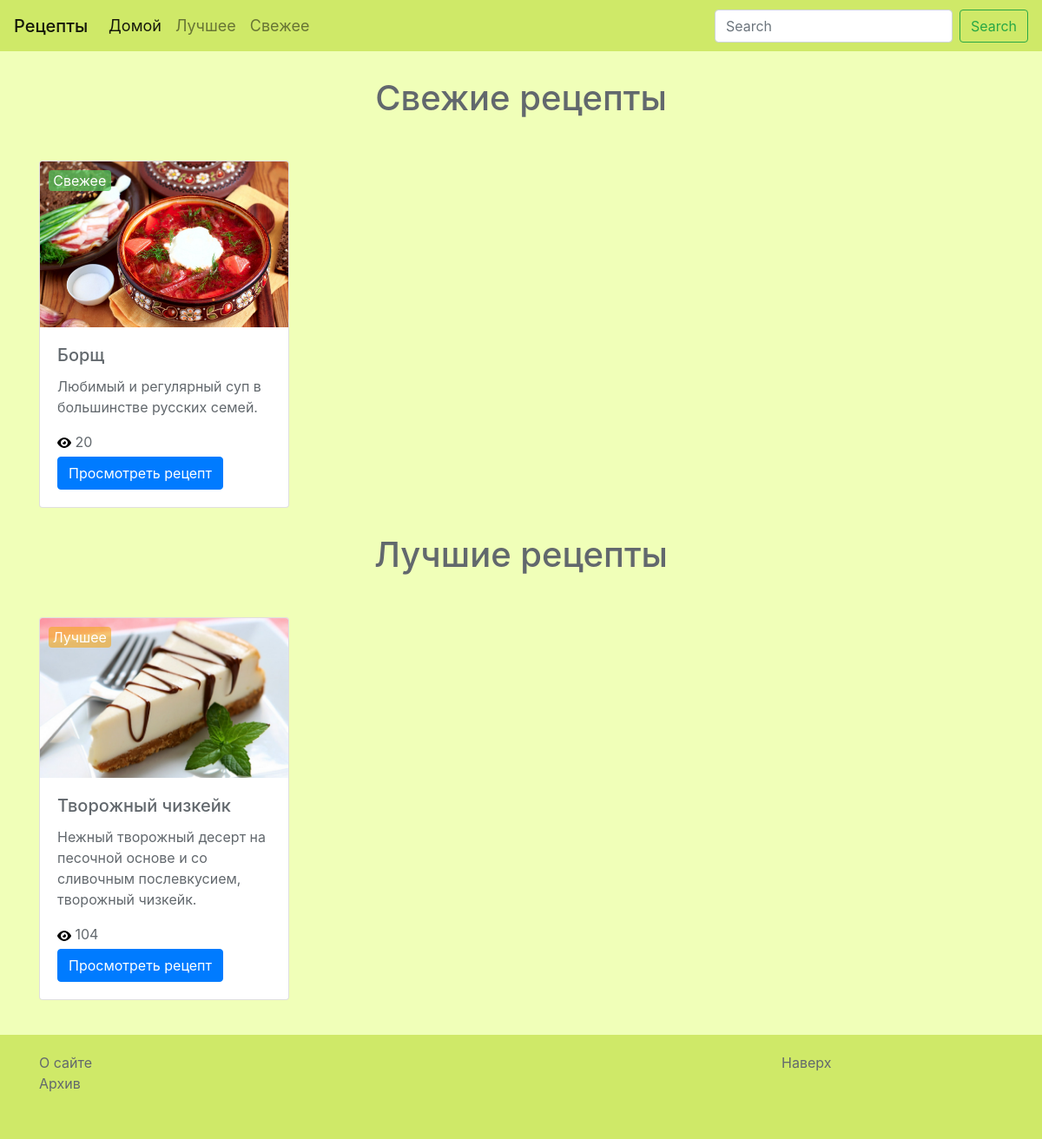
The app's page /recipes/ with its own data.
### recipes/models.py (models this page shows, shortened)
class Recipe(models.Model):
    TAG_CHOICES = (('Горячее блюдо', 'Горячее блюдо'), ('Холодное блюдо', 'Холодное блюдо'), ('Салат', 'Салат'), ('Суп', 'Суп'), ('Выпечка', 'Выпечка'))
    STATUS_CHOICES = (('Свежее', 'Свежее'), ('Популярное', 'Популярное'), ('Лучшее', 'Лучшее'), ('Архив', 'Архив'))
    name = models.CharField(max_length=64, default=None)
    description = models.TextField(default=None, max_length=100, blank=True, null=True)
    ingredients = models.TextField(default=None)
    full_recipe = models.TextField(default=None)
    views_counter = models.IntegerField(default=None, blank=True, null=True)
    tag = models.CharField(max_length=64, choices=TAG_CHOICES, default=None)
    status = models.CharField(max_length=64, choices=STATUS_CHOICES, default=None, blank=True, null=True)
    image = models.ImageField(upload_to='recipes/images/', blank=True)
    created = models.DateTimeField(auto_now_add=True, auto_now=False)
    updated = models.DateTimeField(auto_now_add=False, auto_now=True)
    class Meta:
        verbose_name='Рецепт'
        verbose_name_plural='Рецепты'

### landing/views.py (the view)
# urls.py: url(r'^recipes/$', views.home, name = 'home'),
def home(request):
	recipes = Recipe.objects.all()
	for recipe in recipes:
		recipe.status = 'Архив'
		recipe.save(update_fields=['status'])
	k = 0
	recipes = Recipe.objects.order_by('created')
	for i in range(1):
		recipe_new = recipes[0+k]
		recipe_new.status = 'Свежее'
		recipe_new.save(update_fields=['status'])
		k += 1
	recipes = Recipe.objects.order_by('-views_counter')
	k = 0
	for i in range(1):
		recipe_best = recipes[0+k]
		if recipe_best.status != 'Свежее':
			recipe_best.status = 'Лучшее'
			recipe_best.save(update_fields=['status'])
			k += 1
	recipes_new = Recipe.objects.filter(status='Свежее')
	recipes_best = Recipe.objects.filter(status='Лучшее')
	return render(request, 'landing/home.html', locals())

### templates/landing/home.html
{% extends 'base.html' %}
{% load staticfiles %}
{% block content %}
    <div class='section section1'>
        <div class='container'>
            <div class='col-lg-12 header'>
                <h1 class='text-center'>
                    Свежие рецепты
                </h1>
            </div>
            <div class='row justify-content-center'>
                {% for recipe in recipes_new %}
                    <div class='col'>
                        <div class="card" style="width: 18rem;">
                            <img class="card-img-top" src="{{ recipe.image.url }}">
                            <div class="card-body">
                                <h5 class="card-title">{{ recipe.name }}</h5>
                                <p class="card-text">{{ recipe.description }}</p>
                                {% if recipe.status %}
                                    <span class='recipe-status new'>{{ recipe.status }}</span>
                                {% endif %}
                                <img src='{% static "img/view.svg" %}'>
                                <span class='recipe-views'> {{ recipe.views_counter }} </span><br>
                                <a href="{% url 'recipe' recipe.id %}" class="btn btn-primary">Просмотреть рецепт</a>
                            </div>
                        </div>
                    </div>
                {% endfor %}
            </div>
        </div>
    </div>
    <div class='section section2'>
        <div class='container'>
            <div class='col-lg-12 header'>
                <h1 class='text-center'>
                    Лучшие рецепты
                </h1>
            </div>
            <div class='row justify-content-center'>
                {% for recipe in recipes_best %}
                    <div class='col'>
                        <div class="card" style="width: 18rem;">
                            <img class="card-img-top" src="{{ recipe.image.url }}">
                            <div class="card-body">
                                <h5 class="card-title">{{ recipe.name }}</h5>
                                <p class="card-text">{{ recipe.description }}</p>
                                {% if recipe.status %}
                                    <span class='recipe-status best'>{{ recipe.status }}</span>
                                {% endif %}
                                <img src='{% static "img/view.svg" %}'>
                                <span class='recipe-views'> {{ recipe.views_counter }} </span><br>
                                <a href="{% url 'recipe' recipe.id %}" class="btn btn-primary">Просмотреть рецепт</a>
                            </div>
                        </div>
                    </div>
                {% endfor %}
            </div>
        </div>
    </div>
{% endblock %}

### static/css/recipes/style.css (style rules this page uses)
html { height: 100%; position: relative; }
body { min-height: 100%; position: relative; background-color: #F0FFB8 !important; }
.card { margin-top: 40px; position: relative; }
.btn-primary { margin-top: 5px; }
.recipe-status { position: absolute; width: 25%; color: white; top: 10px; left: 10px; text-align: center; border-radius: 4px; }
.new { background-color: #53c75cbd; }
.best { background-color: #f5a91f9e; }
.header { margin-top: 10px; }
.container { padding-top: 20px; color: #62686d; }

### records on screen
Recipe: image (picture), name "Борщ", description "Любимый и регулярный суп в большинстве русских семей.", status "Свежее", views_counter "20"
Recipe: image (picture), name "Творожный чизкейк", description "Нежный творожный десерт на песочной основе и со сливочным послевкусием, творожный чизкейк.", status "Лучшее", views_counter "104"
